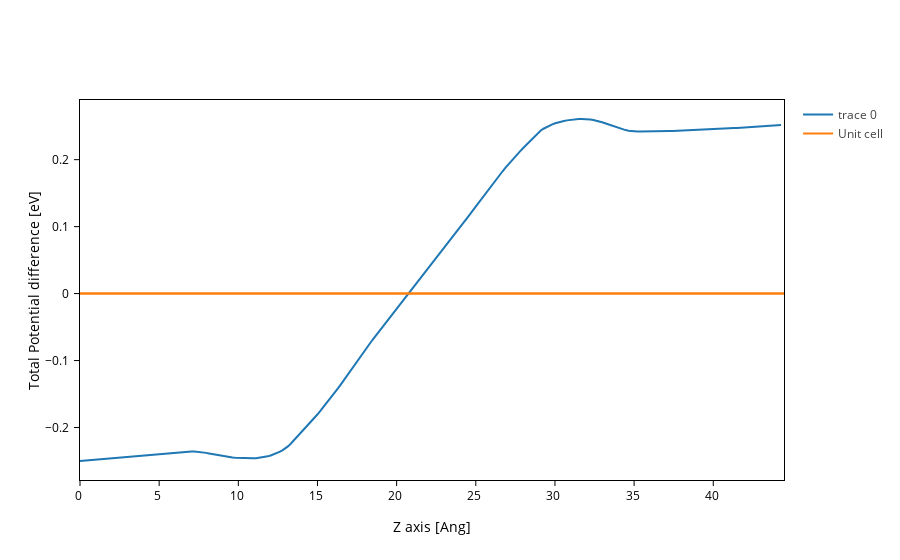

This figure's notebook cell:
### Markdown cell above
Now we will use it to observe the differences. First, we will focus on the total potential:

### Code cell
grid_difference("TotalPotential",fdf_QM_V,fdf_QM_0V).plot(
    plot_geom=False,   axes="z"
).update_layout(yaxis_title="Total Potential difference [eV]")

### Figure 1 — Plotly figure (JSON) as saved in the notebook; plotly's stock layout.template omitted (floating-point values rounded to 4 significant figures; data arrays with more than 128 entries replaced by an {"elided": "..."} marker saying what was removed)
{"data": [{"meta": {}, "mode": "lines", "opacity": 1, "type": "scatter", "x": {"elided": "240 float values"}, "y": {"elided": "240 float values"}}, {"meta": {}, "mode": "lines", "name": "Unit cell", "type": "scatter", "x": [0.0, 0.0, 0.0, 44.47, 44.47, 0.0, NaN, 44.47, 44.47, 0.0, 0.0, 44.47, 44.47, NaN, 0.0, 0.0, NaN, 44.47, 44.47], "y": [0.0, 0.0, 0.0, 0.0, 0.0, 0.0, 0.0, 0.0, 0.0, 0.0, 0.0, 0.0, 0.0, 0.0, 0.0, 0.0, 0.0, 0.0, 0.0]}], "layout": {"scene": {"xaxis": {"title": {"text": "Z axis [Ang]"}}, "yaxis": {"title": {"text": "y"}}}, "xaxis": {"title": {"text": "Z axis [Ang]"}}, "yaxis": {"title": {"text": "Total Potential difference [eV]"}}}}
